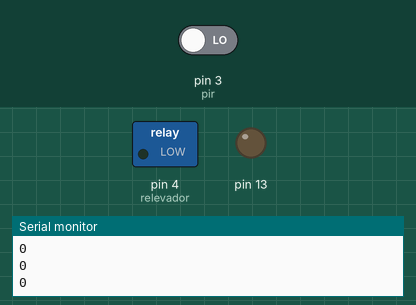
Recording of a sketch running on a simulated Arduino Uno, built with avr-gcc and run on an emulated ATmega328P. Parts: switched loads named in the sketch (green lamp = pin HIGH), output pins drawn as LEDs (lit = HIGH), the last lines printed to the serial monitor. Inputs (shaded band) come from the test bench; at power-on: pin 3 (pir) LOW.

Above: at 1.8 s.
1.9 s: pin 3 (pir) driven HIGH
At 2.9 s:
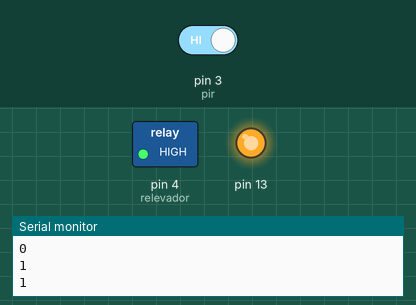
4.0 s: pin 3 (pir) driven LOW
At 5.7 s:
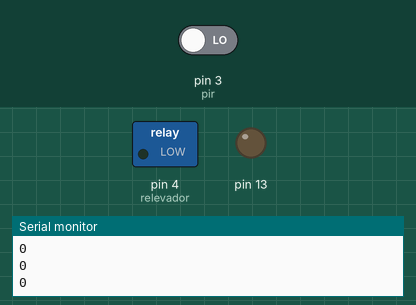
Timing chart, 0 to 7.2 s (numbered marks = the images above; inputs shaded):
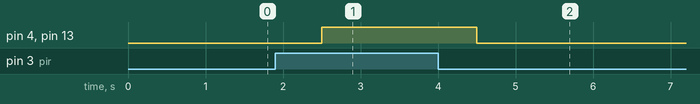

Measured:
- after the input at 1.9 s, pin 4 (relevador), pin 13: LOW → HIGH after 0.60 s
- after the input at 4.0 s, pin 4 (relevador), pin 13: HIGH → LOW after 0.50 s

The sketch:

PIR.ino
```cpp
const int pir =3;
const int relevador =4;
int estado;
void setup() {
  Serial.begin(9600);
pinMode(pir,INPUT);
pinMode(13,OUTPUT);
pinMode(relevador,OUTPUT);
digitalWrite (13,LOW);
digitalWrite (relevador,LOW);
}
void loop() {
  estado=digitalRead(pir);
  Serial.println(estado);
  delay(500);
  if (estado==HIGH){
   digitalWrite(relevador,HIGH);
digitalWrite(13,HIGH); }
 else {
    digitalWrite (relevador,LOW);
    digitalWrite(13,LOW);
  } }
```
